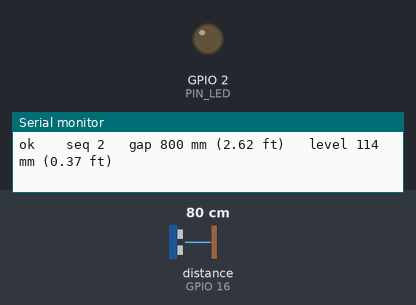
Bench run of a sketch on a simulated ESP32. Parts: output pins drawn as LEDs (lit = HIGH), the last lines printed to the serial monitor. Wiring (inferred from the names in the program): ultrasonic range finder: trigger GPIO 17; echo GPIO 16. The test bench sets the inputs (shaded band); at power-on: distance to the obstacle (sensor on GPIO 16) 80 cm. The echo pulse lasts 58.3 µs per cm; no radio packets arrive unless stated; pins used as bus, display or sensor lines are not drawn.

Above: at 1.5 s.
1.6 s: distance to the obstacle (sensor on GPIO 16) set to 34 cm
3.2 s: distance to the obstacle (sensor on GPIO 16) set to 28 cm
At 3.8 s:
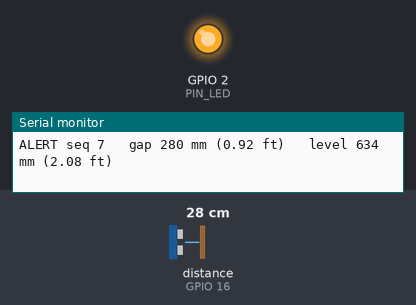
5.0 s: distance to the obstacle (sensor on GPIO 16) set to 34 cm
6.7 s: distance to the obstacle (sensor on GPIO 16) set to 39 cm
At 8.1 s:
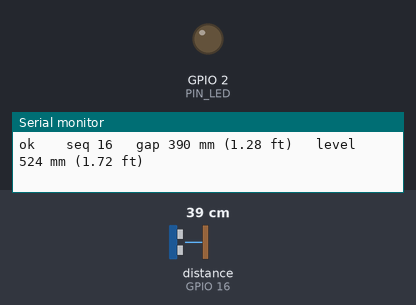
Timing chart, 0 to 9.5 s (numbered marks = the images above; inputs shaded):
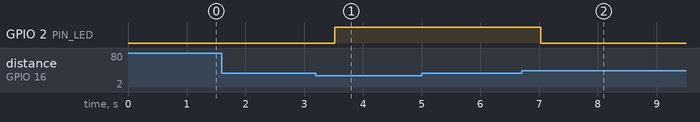

The sketch:

tank_sender.ino
```cpp
// =====================================================================
//  TANK TEST  -  SENDER   (classic ESP32-WROOM-32)
//  JSN-SR04T ultrasonic + RA-02 / SX1278 LoRa 433 MHz
//
//  Sensor looks straight DOWN from the top of a 3 ft column.
//
//      sensor face  ---------------------  gap = 3 ft, level = 0 ft
//                        (air)
//      alert line   - - - - - - - - - - -  gap = 1 ft   <-- LED blinks
//                        (air)
//      water surface ~~~~~~~~~~~~~~~~~~~~
//                       (water)
//      empty bed    =====================  3 ft below the sensor
//
//  gap   = distance from the sensor face down to the water  (falls as water rises)
//  level = depth of water = DEPTH_MM - gap                  (rises as water rises)
//
//  Transmits both, ten times a second is pointless on LoRa, so twice a
//  second, which still looks live to the eye.
// =====================================================================

#include <SPI.h>
#include <LoRa.h>

// ---------- geometry: measure these on your rig -----------------------
#define DEPTH_MM        914      // 3 ft 0 in - sensor face to the empty bed
#define ALERT_GAP_MM    305      // 1 ft 0 in - alarm when the gap falls to this
#define CLEAR_GAP_MM    355      // and clears only above this (hysteresis)

#define BLIND_MM        250      // JSN-SR04T cannot see closer than this
#define MAX_RANGE_MM   4500

#define NODE_ID           1
#define TX_INTERVAL_MS  500

// ---------- pins: unchanged from the bench rig ------------------------
#define PIN_TRIG   17
#define PIN_ECHO   16
#define PIN_LED     2
#define LORA_SS     5
#define LORA_RST   14
#define LORA_DIO0  26

// ---------- radio: SF7 here, not SF9 ----------------------------------
// A 13-byte packet at SF9 is 165 ms in the air. Twice a second that is a
// 33% duty cycle, which is antisocial and probably not legal. SF7 puts the
// same packet on the air in 46 ms - under 10% - at the cost of range you
// do not need on a bench. The RECEIVER MUST USE SF7 TOO.
#define LORA_FREQ  433000000L
#define LORA_SF    7
#define LORA_BW    125E3
#define LORA_CR    5
#define LORA_SYNC  0x34

// ---------- status bits carried in the packet -------------------------
#define ST_NO_ECHO   0x01        // nothing came back at all
#define ST_SUB_BLIND 0x02        // water is inside the blind zone - too high to measure
#define ST_ALERT     0x04        // sender's own view of the alert

uint16_t seq   = 0;
bool     alert = false;

uint16_t crc16(const uint8_t *d, size_t n) {
  uint16_t crc = 0xFFFF;
  for (size_t i = 0; i < n; i++) {
    crc ^= (uint16_t)d[i] << 8;
    for (uint8_t b = 0; b < 8; b++)
      crc = (crc & 0x8000) ? (crc << 1) ^ 0x1021 : (crc << 1);
  }
  return crc;
}

uint32_t pingOnce() {
  digitalWrite(PIN_TRIG, LOW);  delayMicroseconds(4);
  digitalWrite(PIN_TRIG, HIGH); delayMicroseconds(10);
  digitalWrite(PIN_TRIG, LOW);
  return pulseIn(PIN_ECHO, HIGH, 30000UL);    // 30 ms ceiling, about 5 m
}

int cmpU32(const void *a, const void *b) {
  uint32_t x = *(const uint32_t*)a, y = *(const uint32_t*)b;
  return (x > y) - (x < y);
}

// Median of 5 - enough to reject a wave crest, fast enough for 2 Hz.
// Returns the gap in mm, or one of these two sentinels:
//   -1  no echo at all
//   -2  echo, but closer than the blind zone
int16_t measureGapMM() {
  uint32_t s[5];
  uint8_t  n = 0;
  for (uint8_t i = 0; i < 5; i++) {
    uint32_t t = pingOnce();
    if (t > 0) s[n++] = t;
    delay(25);
  }
  if (n < 3) return -1;
  qsort(s, n, sizeof(uint32_t), cmpU32);

  float mm = (s[n / 2] * 343.0f) / 2000.0f;   // 343 m/s at about 20 C
  if (mm > MAX_RANGE_MM) return -1;
  if (mm < BLIND_MM)     return -2;
  return (int16_t)(mm + 0.5f);
}

void sendPacket(int16_t gap, int16_t level, uint8_t status) {
  uint8_t p[13];
  p[0]  = 2;                       // protocol 2 = tank test
  p[1]  = NODE_ID;
  p[2]  = seq >> 8;      p[3]  = seq & 0xFF;
  p[4]  = level >> 8;    p[5]  = level & 0xFF;
  p[6]  = status;        p[7]  = 0;
  p[8]  = gap >> 8;      p[9]  = gap & 0xFF;
  p[10] = 0;
  uint16_t c = crc16(p, 11);
  p[11] = c >> 8;        p[12] = c & 0xFF;

  LoRa.beginPacket();
  LoRa.write(p, 13);
  LoRa.endPacket();
  seq++;
}

void setup() {
  Serial.begin(115200);
  delay(300);
  pinMode(PIN_TRIG, OUTPUT);
  pinMode(PIN_ECHO, INPUT);
  pinMode(PIN_LED,  OUTPUT);
  digitalWrite(PIN_LED, LOW);

  SPI.begin(18, 19, 23, LORA_SS);
  LoRa.setPins(LORA_SS, LORA_RST, LORA_DIO0);
  while (!LoRa.begin(LORA_FREQ)) {
    Serial.println("LoRa init failed - check wiring, and fit a 433 MHz antenna");
    delay(2000);
  }
  LoRa.setSpreadingFactor(LORA_SF);
  LoRa.setSignalBandwidth(LORA_BW);
  LoRa.setCodingRate4(LORA_CR);
  LoRa.setSyncWord(LORA_SYNC);
  LoRa.setTxPower(14);

  Serial.println("SENDER ready. Column depth 914 mm (3 ft), alert at 305 mm (1 ft).");
}

void loop() {
  // Measuring takes about 125 ms, so a plain delay(500) would give a 1.6 Hz
  // cycle, not 2 Hz. Pace from the top of the loop instead.
  static unsigned long nextTx = 0;
  while (millis() < nextTx) { delay(2); }
  nextTx = millis() + TX_INTERVAL_MS;

  int16_t gap    = measureGapMM();
  uint8_t status = 0;
  int16_t level;

  if (gap == -1) {
    // No echo. Could be a soft or angled surface - or the water is so high
    // the return is lost. Report the last-known-bad and say so.
    status |= ST_NO_ECHO;
    gap = -1; level = -1;
  } else if (gap == -2) {
    // Inside the blind zone: the water is ABOVE the alert line and rising.
    // Treat it as the worst case, not as an error.
    status |= ST_SUB_BLIND;
    gap   = BLIND_MM;
    level = DEPTH_MM - BLIND_MM;
  } else {
    if (gap > DEPTH_MM) gap = DEPTH_MM;       // empty column, or floor echo
    level = DEPTH_MM - gap;
  }

  // ---------- alert decision, with hysteresis -------------------------
  if (status & ST_SUB_BLIND) {
    alert = true;                              // cannot see it, assume the worst
  } else if (!(status & ST_NO_ECHO)) {
    if (!alert && gap <= ALERT_GAP_MM)      alert = true;
    else if (alert && gap >= CLEAR_GAP_MM)  alert = false;
  }
  if (alert) status |= ST_ALERT;

  sendPacket(gap, level, status);

  digitalWrite(PIN_LED, alert ? HIGH : LOW);

  Serial.print(alert ? "ALERT " : "ok    ");
  Serial.print("seq ");  Serial.print(seq);
  if (gap < 0) {
    Serial.println("   no echo");
  } else {
    Serial.print("   gap ");   Serial.print(gap);
    Serial.print(" mm (");     Serial.print(gap / 304.8f, 2);
    Serial.print(" ft)   level "); Serial.print(level);
    Serial.print(" mm (");     Serial.print(level / 304.8f, 2);
    Serial.print(" ft)");
    if (status & ST_SUB_BLIND) Serial.print("   [inside blind zone]");
    Serial.println();
  }

}
```

Measured:
- the behaviour switches between 31 and 30 cm on distance to the obstacle (sensor on GPIO 16) (found by bisection; images 0 and 1)
- the behaviour switches between 35 and 36 cm on distance to the obstacle (sensor on GPIO 16) (found by bisection; images 1 and 2)
- after the input at 3.2 s, GPIO 2 (PIN_LED): LOW → HIGH after 0.32 s
- after the input at 6.7 s, GPIO 2 (PIN_LED): HIGH → LOW after 0.33 s
